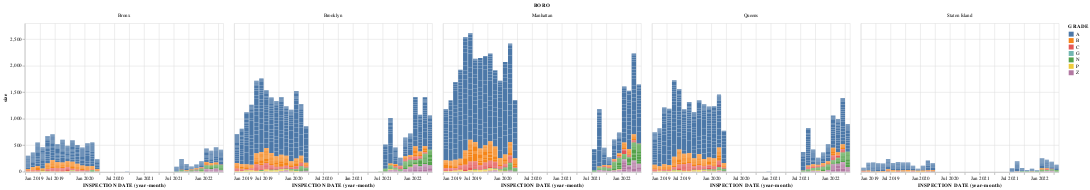

Write notebook code for a chart like this one.
### Code cell
alt.Chart(rests_by_date).mark_bar().encode(
    x ="yearmonth(INSPECTION DATE)",
    y="size",
    facet="BORO",
    color="GRADE",
).interactive()

### Figure 1 — Vega-Lite specification as saved in the notebook (floating-point values rounded to 4 significant figures; data arrays with more than 128 entries replaced by an {"elided": "..."} marker saying what was removed)
{"config": {"view": {"continuousWidth": 400, "continuousHeight": 300}}, "data": {"name": "data-02353728cfa50b2868a4fc46eee318cc"}, "mark": "bar", "encoding": {"color": {"field": "GRADE", "type": "nominal"}, "facet": {"field": "BORO", "type": "nominal"}, "x": {"field": "INSPECTION DATE", "timeUnit": "yearmonth", "type": "temporal"}, "y": {"field": "size", "type": "quantitative"}}, "selection": {"selector001": {"type": "interval", "bind": "scales", "encodings": ["x", "y"]}}, "$schema": "https://vega.github.io/schema/vega-lite/v4.17.0.json", "datasets": {"data-02353728cfa50b2868a4fc46eee318cc": {"elided": "5861 records"}}}
